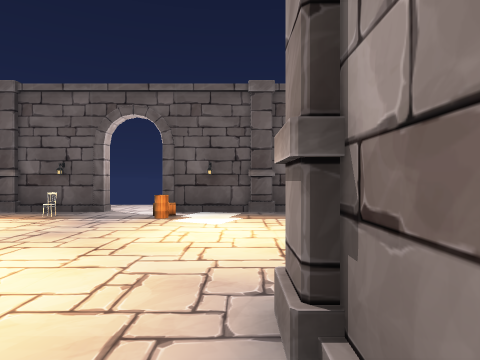
view 1 (above)

14 first-person views from a walk through a Unity game level. The camera is 1.5 m above the floor, looks level and sees 75° across. The floor is counted in squares, 2 m on a side. Each view is taken from the middle of a square. On the plan, view 1 faces up. The plan holds only what a view shows up to about 10 squares ahead; the rest is blank. The place goes on beyond the plan. The player character is not drawn. Door leaves are left out, so doorways stand open. Some surface patterns are stand-ins.

view 2
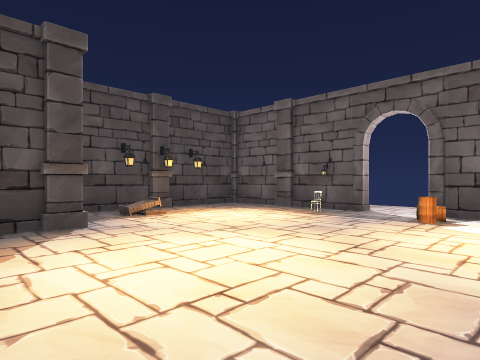

view 3
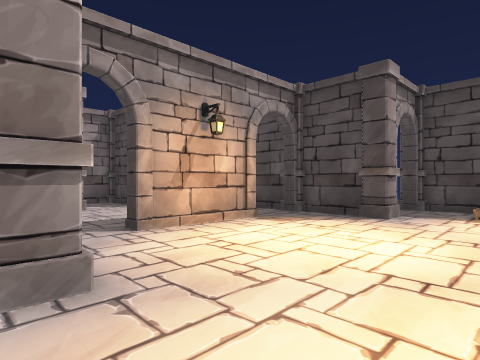

view 4
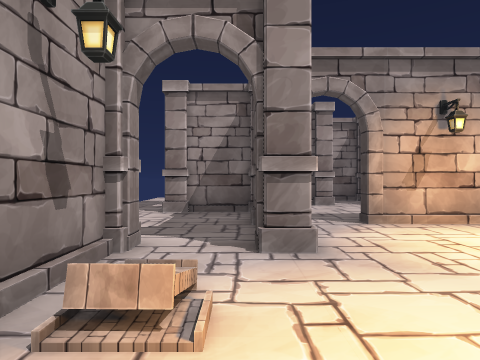

view 5
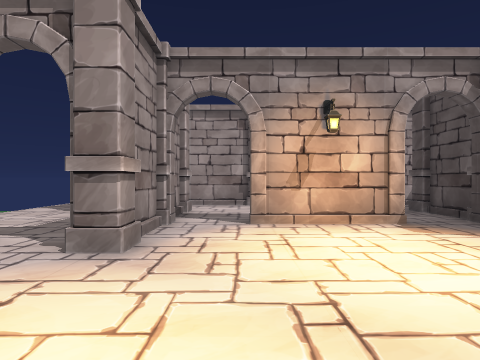

view 6
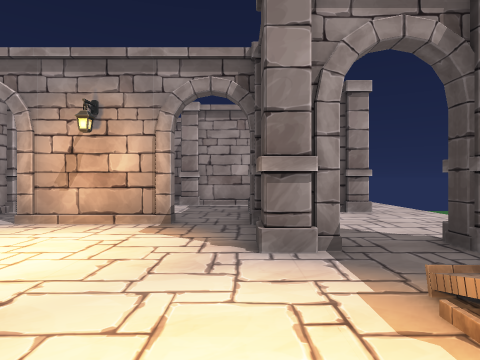

view 7
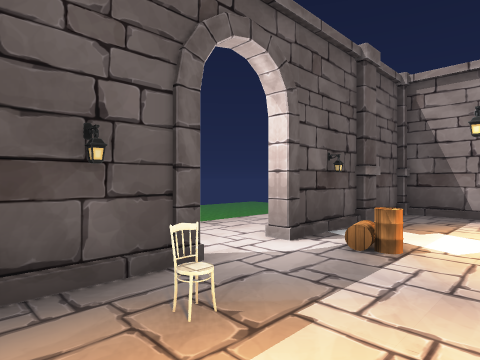

view 8
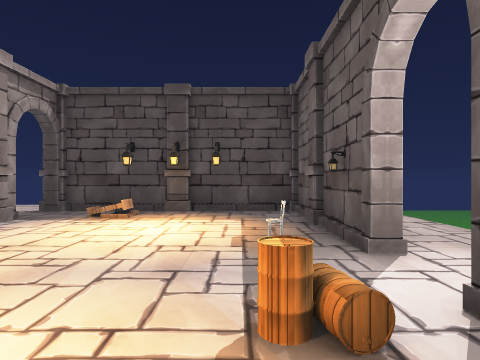

view 9
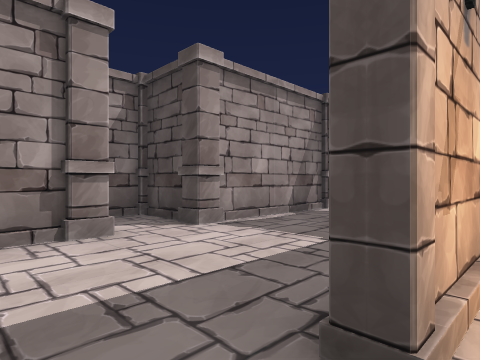

view 10
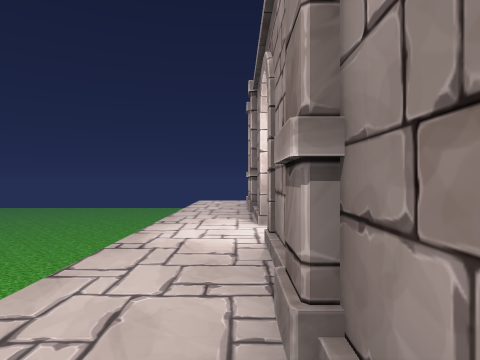

view 11
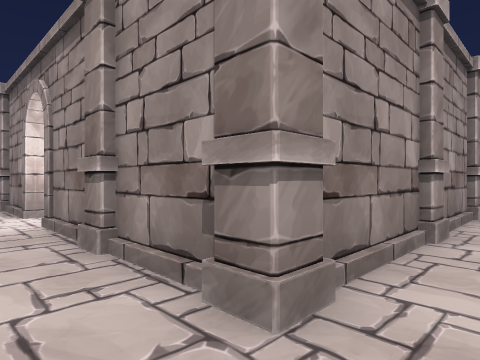

view 12
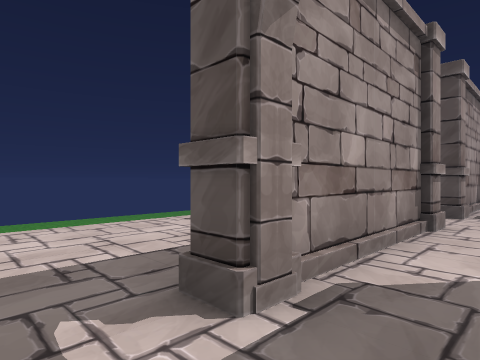

view 13
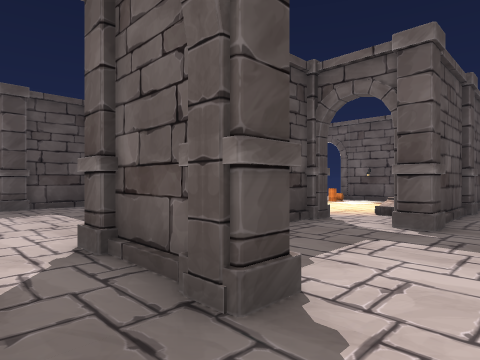

view 14
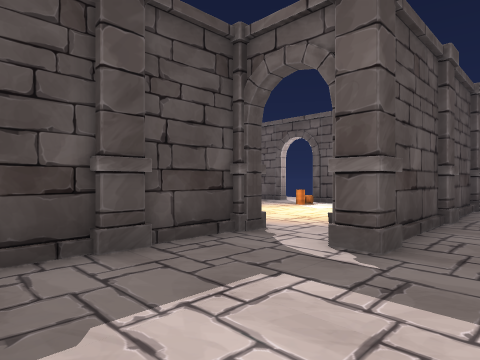

### Floor plan
Points are (right, up) in squares from view 1. A wall is a line through its corners. A room is listed if a view was taken in it or the views show most of it. See-through windows are left out.
Room 1 (views 1, 2, 3, 4, 5, 6, 7, 8, 9, 10, 11)
walls: (-3.2, 7.4) (-3.4, 7.4) (-3.4, 7.6) (-3.2, 7.6) (-3.2, 7.4); (-0.5, 7.4) (-1.8, 7.4) (-1.8, 7.6) (-0.6, 7.6); (2.4, 5.9) (2.4, 7.4) (1.4, 7.4); (-6.4, 7.4) (-7.6, 7.4) (-7.6, 5.4); (-7.4, 7.6) (-6.5, 7.6); (-5.4, 1.2) (-5.4, -0.2); (0.4, 0.5) (0.4, 1.2); (2.4, 1.8) (2.4, 3.2); (-7.6, 3.6) (-7.6, 1.8); (-7.4, 1.8) (-7.4, 1.2); (-5.2, -0.2) (-5.2, -0.8); (-3.8, -0.8) (-3.8, -0.4) (-1.2, -0.4) (-1.2, -0.8); (0.2, -0.8) (0.2, -0.2)
ways out: opening at (-9.5, 6.5) to room 2; open door at (-6.7, 1.3) to room 2; open door at (1.5, 1.5) to room 3; gap at (-4, -1) to room 4; gap at (-1, -1) to room 4; gap at (-3, 7)
objects: pillar (-8, 8); pillar (-6, 7) to (-5, 7); pillar (-5, 1); chair (-4, 7); barrel (-2, 6); pillar (0, 2); pillar (0, 7) to (1, 7); pillar (3, 7)
Room 2 (views 12, 13)
walls: (-7.9, 1.8) (-7.9, 3.6); (-7.9, 5.6) (-7.9, 7.1)
ways out: opening at (-9.5, 6.5) to room 1; open door at (-6.7, 1.3) to room 1; opening at (4.5, -3.5) to room 3; open door at (2.5, -3.5) to room 3; opening at (-6.7, -1) to room 4
objects: pillar (-8, -5) to (-8, -4); pillar (-8, -3); pillar (-8, 1); pillar (-8, 4) to (-8, 5); pillar (-3, -7); pillar (2, -5)
Room 3 (view 14)
walls: (2.6, 3.4) (2.6, 2.4); (0.6, 1.2) (0.6, 0.4); (0.6, -0.6) (0.6, -1.6); (2.6, 6.5) (2.6, 5.5); (0.8, -2.4) (2.2, -2.4)
ways out: open door at (1.5, 1.5) to room 1; opening at (4.5, -3.5) to room 2; open door at (2.5, -3.5) to room 2
objects: pillar (1, -1) to (1, 0); pillar (3, -2); pillar (3, 2); pillar (3, 4) to (3, 5)
Room 4 (no view inside)
walls: (-1.4, -4.4) (2.1, -4.4); (-5.4, -0.8) (-5.4, -1.6); (-7.5, -4.4) (-3.8, -4.4)
low walls: (-3.4, -6.3) (-2.5, -6.3)
ways out: gap at (-4, -1) to room 1; gap at (-1, -1) to room 1; opening at (-6.7, -1) to room 2
objects: pillar (-6, -3) to (-5, -2); pillar (-6, -1); pillar (-4, -5) to (-3, -4); pillar (-2, -5) to (-1, -4); pillar (0, -3) to (1, -2)

Positions as (right, up) in squares from view 1, and headings:
1: (0, 0), facing up
2: (0, 0), facing up-left
3: (1, 4), facing down-left
4: (1, 5), facing down
5: (-1, 5), facing down
6: (-5, 5), facing down
7: (-5, 5), facing up-right
8: (0, 6), facing left
9: (0, 0), facing down-left
10: (-7, 8), facing right
11: (-9, 9), facing down-right
12: (4, -3), facing down-left
13: (4, -4), facing up-left
14: (4, -2), facing up-left
